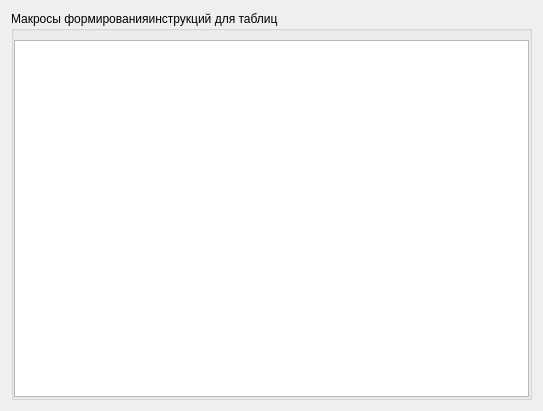
<?xml version="1.0" encoding="UTF-8"?>
<ui version="4.0">
 <class>TableMacOptionsPage</class>
 <widget class="OptionsPage" name="TableMacOptionsPage">
  <property name="geometry">
   <rect>
    <x>0</x>
    <y>0</y>
    <width>543</width>
    <height>411</height>
   </rect>
  </property>
  <property name="windowTitle">
   <string>Form</string>
  </property>
  <layout class="QVBoxLayout" name="verticalLayout">
   <item>
    <widget class="QGroupBox" name="pathsGroup_2">
     <property name="title">
      <string>Макросы формированияинструкций для таблиц</string>
     </property>
     <property name="flat">
      <bool>true</bool>
     </property>
     <layout class="QVBoxLayout" name="verticalLayout_3">
      <property name="leftMargin">
       <number>0</number>
      </property>
      <property name="topMargin">
       <number>9</number>
      </property>
      <property name="rightMargin">
       <number>0</number>
      </property>
      <property name="bottomMargin">
       <number>0</number>
      </property>
      <item>
       <widget class="QTreeView" name="filesModel">
        <property name="rootIsDecorated">
         <bool>false</bool>
        </property>
        <property name="uniformRowHeights">
         <bool>true</bool>
        </property>
       </widget>
      </item>
     </layout>
    </widget>
   </item>
  </layout>
 </widget>
 <customwidgets>
  <customwidget>
   <class>OptionsPage</class>
   <extends>QWidget</extends>
   <header>optionspage.h</header>
   <container>1</container>
  </customwidget>
 </customwidgets>
 <resources/>
 <connections/>
</ui>
